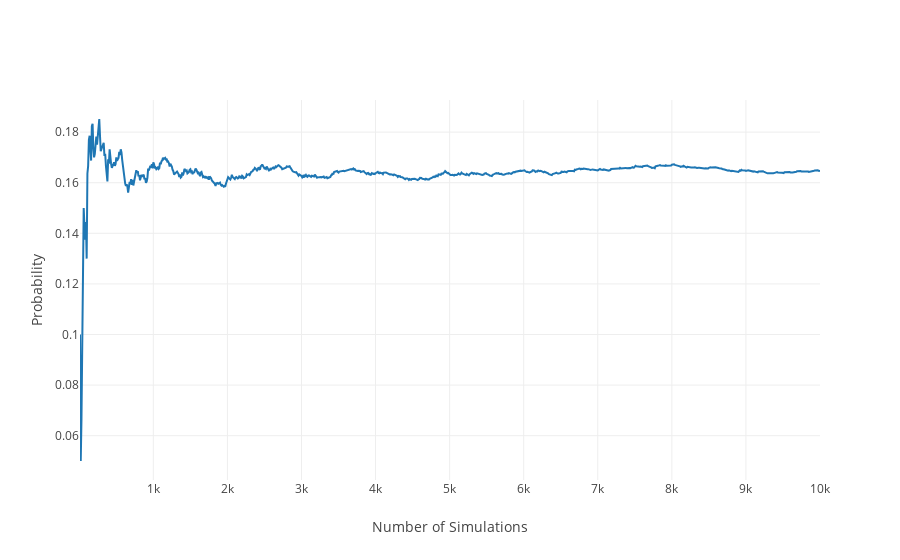

Here is the notebook cell this chart was saved with:
### Markdown cell above
Let's deonte the probability of a single event (rolling a 4) as:
### P(A4)
How can we simulate and show that this is 1/6 (or 0.167)?

### Code cell
dice_rolls = np.arange(1,7)
count_hits = 0
x_data = []
y_data = []

for num_simulations in range(1, 10001):
    roll = np.random.choice(dice_rolls)
    if roll == 4:
        count_hits += 1
    if (num_simulations % 10) == 0:
        y_data.append(float(count_hits) / float(num_simulations))
        x_data.append(num_simulations)

# Plot the figure
fig = plot_probs(x_data, y_data)
iplot(fig)

### Figure 1 — Plotly figure (JSON) as saved in the notebook; plotly's stock layout.template omitted (floating-point values rounded to 4 significant figures; data arrays with more than 128 entries replaced by an {"elided": "..."} marker saying what was removed)
{"data": [{"type": "scatter", "x": {"elided": "1000 int values"}, "y": {"elided": "1000 float values"}}], "layout": {"xaxis": {"title": "Number of Simulations"}, "yaxis": {"title": "Probability"}}}
